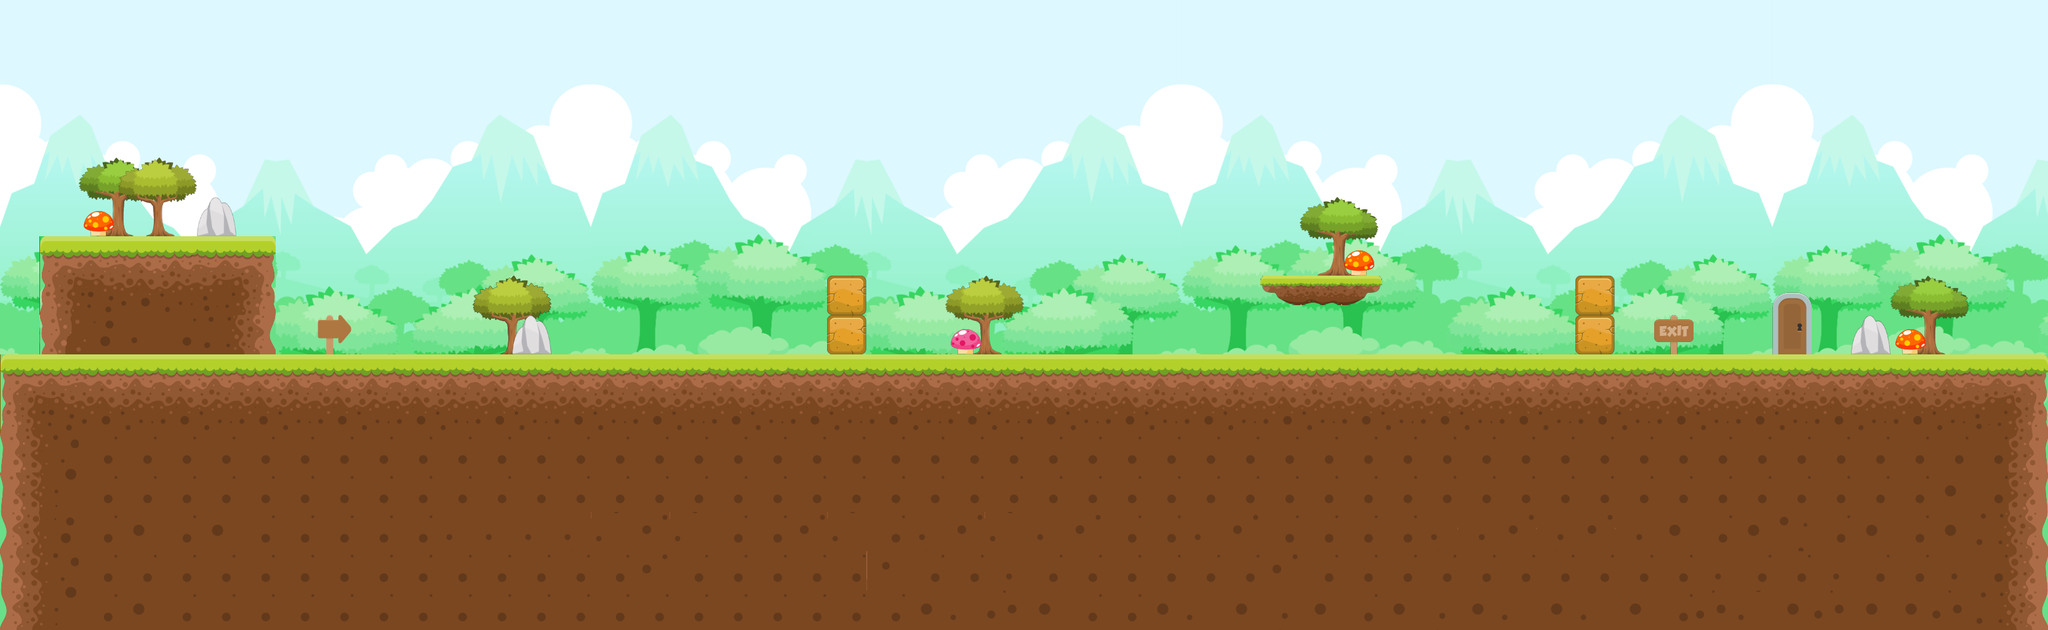

The image is a tile-based game level rendered from a .tmx file. Its description and source (layers, tilesets, objects; grid data summarised) follow:
An orthogonal 52x16 tile map with 64x64 px tiles, 3 tile layers (Background, Graphics, Graphics2), 8 tilesets and 14 objects.

<map version="1.0" orientation="orthogonal" renderorder="right-down" width="52" height="16" tilewidth="64" tileheight="64" nextobjectid="79">
 <tileset firstgid="1" name="lvlback" tilewidth="64" tileheight="64" tilecount="832" columns="52">
  <image source="res/lvlback.png" width="3328" height="1024" />
 </tileset>
 <tileset firstgid="833" name="tilesheet" tilewidth="64" tileheight="64" tilecount="128" columns="32">
  <image source="res/tilesheet.png" width="2048" height="256" />
 </tileset>
 <tileset firstgid="961" name="Tree_2" tilewidth="64" tileheight="64" tilecount="4" columns="2">
  <image source="res/Tree_2.png" width="128" height="128" />
 </tileset>
 <tileset firstgid="965" name="Tree_3" tilewidth="64" tileheight="64" tilecount="4" columns="2">
  <image source="res/Tree_3.png" width="128" height="128" />
 </tileset>
 <tileset firstgid="969" name="platformground" tilewidth="64" tileheight="64" tilecount="4" columns="4">
  <image source="res/platformground.png" width="256" height="64" />
 </tileset>
 <tileset firstgid="973" name="BG" tilewidth="64" tileheight="64" tilecount="165" columns="15">
  <image source="res/BG.png" width="960" height="720" />
 </tileset>
 <tileset firstgid="1138" name="itenspack" tilewidth="64" tileheight="64" tilecount="8" columns="8">
  <image source="res/itenspack.png" width="512" height="64" />
 </tileset>
 <tileset firstgid="1146" name="exit" tilewidth="64" tileheight="64" tilecount="2" columns="1">
  <image source="res/exit.png" width="64" height="128" />
 </tileset>
 <layer name="Background" width="52" height="16">
  <data>[832 cells, 624 non-empty, 165 distinct tile ids]</data>
 </layer>
 <layer name="Graphics" width="52" height="16">
  <data>[832 cells, 413 non-empty, 398 distinct tile ids]</data>
 </layer>
 <layer name="Graphics2" width="52" height="16">
  <data>[832 cells, 15 non-empty, 8 distinct tile ids]</data>
 </layer>
 <objectgroup name="Ground">
  <object id="13" x="0" y="576" width="3326" height="448" />
  <object id="30" x="2944" y="576" width="64" />
  <object id="31" x="2944" y="0" width="384" height="576" />
  <object id="57" x="0" y="0" width="448" height="384" />
 </objectgroup>
 <objectgroup name="Coin">
  <object id="77" x="576" y="512" width="64" height="64" />
 </objectgroup>
 <objectgroup name="Exit">
  <object id="52" x="2880" y="478" width="62" height="96" />
  <object id="54" x="2860" y="1088" />
 </objectgroup>
 <objectgroup name="Block">
  <object id="76" x="704" y="512" width="64" height="64" />
  <object id="78" x="448" y="512" width="64" height="64" />
 </objectgroup>
 <objectgroup name="Brick">
  <object id="17" x="2560" y="448" width="64" height="128" />
  <object id="18" x="1344" y="448" width="64" height="128" />
  <object id="58" x="384" y="384" width="64" height="192" />
 </objectgroup>
 <objectgroup name="Hero">
  <object id="39" x="640" y="512" width="64" height="64" />
 </objectgroup>
 <objectgroup name="Airground">
  <object id="46" x="2048" y="446" width="194" height="44" />
 </objectgroup>
</map>
